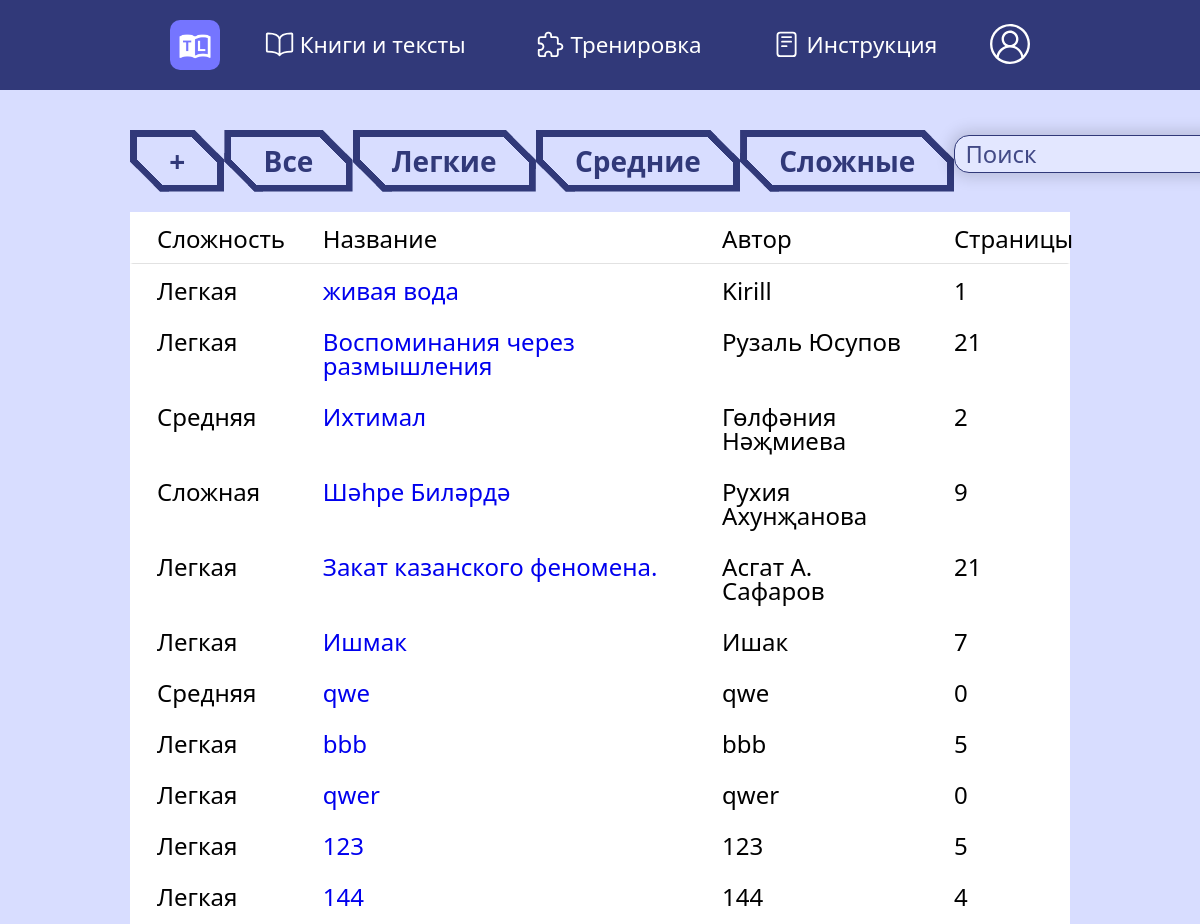
The app's page /books_and_texts/0 (signed in) with its own data.
### data/books.py (models this page shows, shortened)
class Book(SqlAlchemyBase, SerializerMixin):
    __tablename__ = "books"
    id = sqlalchemy.Column(sqlalchemy.Integer, primary_key=True, autoincrement=True)
    author = sqlalchemy.Column(sqlalchemy.Integer, nullable=True)
    user_author_id = sqlalchemy.Column(
        sqlalchemy.Integer, sqlalchemy.ForeignKey("users.id"), nullable=False
    )
    pages = sqlalchemy.Column(sqlalchemy.Integer, nullable=False)
    title = sqlalchemy.Column(sqlalchemy.VARCHAR, nullable=False)
    level_id = sqlalchemy.Column(sqlalchemy.Integer, nullable=False)
    user = orm.relation("User")

### main.py (the view, shortened to what this page needs)
@app.route("/books_and_texts/<int:val>", methods=["GET", "POST"])
@login_required
def books_and_texts(val):
    db_sess = db_session.create_session()
    if val == 0:
        books = db_sess.query(Book).all()
    else:
        books = db_sess.query(Book).filter(Book.level_id == val).all()
    return render_template("books_and_texts.html", title="книги и тексты", books=books)

### data/db_session.py (called while the page is built)
def create_session() -> Session:
    global __factory
    return __factory()

### main.py (called while the page is built)
@login_manager.user_loader
def load_user(user_id):
    db_sess = db_session.create_session()
    return db_sess.query(User).get(user_id)

### templates/books_and_texts.html (shortened to what this page needs)
{% extends "base.html" %} {% block content %}
<div class="container">
    <div class="books">
        <div class="books__container">
            {% set levels = {1: "Легкая", 2: "Средняя", 3: "Сложная" } %}
            <div class="books__buttons">
                <div class="book__button button">
                    <a href="/add_text">+</a>
                </div>
                <div class="book__button button">
                    <a href="/books_and_texts/0">Все</a>
                </div>
                <div class="book__button button">
                    <a href="/books_and_texts/1">Легкие</a>
                </div>
                <div class="book__button button">
                    <a href="/books_and_texts/2">Средние</a>
                </div>
                <div class="book__button button">
                    <a href="/books_and_texts/3">Сложные</a>
                </div>
                <div class="book__search">
                    <form method="POST">
                        <input class="input_search" type="text" name="field" autocomplete="off" placeholder="Поиск">
                    </form>
                </div>
            </div>
            <div class="books__info">
                <div class="books__item">
                    <div class="books__difficulty">Сложность</div>
                    <div class="books__title">Название</div>
                    <div class="books__author">Автор</div>
                    <div class="books__page__count">Страницы</div>
                </div>
                {% for book in books %}
                <div class="books__item">
                    <div class="books__difficulty">{{ levels[book.level_id] }}</div>
                    <div class="books__title"><a href="/read_book/{{ book.id }}/1/null">{{ book.title }}</a></div>
                    <div class="books__author">{{ book.author }}</div>
                    <div class="books__page__count">{{ book.pages }}</div>
                </div>
                {% endfor %}
            </div>
        </div>
    </div>
</div>
{% endblock %}

### static/css/style.css (style rules this page uses)
:root { --dark-background-color: #313979; --background-color: #d8ddff; --garmonic-bg-color: #e3e7ff; }
* { font-family: system-ui; padding: 0; margin: 0; border: 0; }
*, *:before, *:after { -moz-box-sizing: border-box; -webkit-box-sizing: border-box; box-sizing: border-box; }
html, body { height: 100%; width: 100%; font-size: 100%; line-height: 1; font-size: 14px; -ms-text-size-adjust: 100%; -moz-text-size-adjust: 100%; -webkit-text-size-adjust: 100%; }
input, button, textarea { font-family: inherit; }
a { text-decoration: none; }
* { -webkit-tap-highlight-color: rgba(0, 0, 0, 0); }
[class*="__container"] { max-width: 1470px; margin: 0px auto; padding: 0px 15px; }
@media (max-width: 1470px) { [class*="__container"] { max-width: 970px; } }
.button { text-align: center; --color: var(--dark-background-color); padding: 0.6em 1.4em; border: none; cursor: pointer; font-weight: bold; color: var(--color); background: linear-gradient(to bottom left, var(--color) 50%, #0000 50.1%) top right, linear-gradient(to top right, var(--color) 50%, #0000 50.1%) bottom left; background-size: calc(var(--slant) + 1.3*var(--border)) calc(var(--slant) + 1.3*var(--border)); background-repeat: no-repeat; box-shadow: 0 0 0 200px inset var(--s, #0000), 0 0 0 var(--border) inset var(--color); clip-path: polygon(0 0, calc(100% - var(--slant)) 0, 100% var(--slant), 100% 100%, var(--slant) 100%, 0 calc(100% - var(--slant))); transition: color var(--t, 0.3s), background-size 0.3s; }
::placeholder { opacity: 0.9; color: var(--dark-background-color); }
.input_search { background: var(--garmonic-bg-color); font-size: 1.7em; border: 1px solid var(--dark-background-color); padding-top: 2px; padding-right: 10px; padding-left: 10px; padding-bottom: 2px; box-shadow: 0 0 15px 4px rgb(0 0 0 / 15%); border-radius: 15px; display: inline-block; }
.book__search { position: relative; align-self: center; }
.books { padding-top: 40px; }
.books__container { display: flex; flex-direction: column; }
.books__info { min-width: 750px; font-size: 24px; }
.books__item { display: flex; justify-content: space-between; background-color: white; border-top: 3px #fff solid; border-right: 3px #fff solid; border-left: 3px #fff solid; transition: .3s ease-out; }
.books__item:last-child { border-bottom: 3px #fff solid; }
.books__item:first-child { border-bottom: 1px #e2e2e2 solid; }
.books__difficulty { flex: 1 1 15%; min-width: 15%; }
.books__title { flex: 1 1 40%; min-width: 40%; }
.books__author { flex: 1 1 24%; min-width: 24%; }
.books__page__count { padding: 12px 12px 12px 6px; flex: 1 1 10%; min-width: 10%; }
.books__difficulty, .books__title, .books__author { border-right: 3px #fff solid; padding: 12px 24px 12px 24px; }
.books__buttons { display: flex; flex-direction: row; justify-content: space-between; margin-bottom: 20px; }
.book__button a { color: var(--dark-background-color); transition: .7s ease; }
.book__button { --slant: 30px; --border: 7px; font-size: 28px; }

### records on screen
Book: levels "Легкая", title "живая вода", author "Kirill", pages "1"
Book: levels "Легкая", title "Воспоминания через размышления", author "Рузаль Юсупов", pages "21"
Book: levels "Средняя", title "Ихтимал", author "Гөлфәния Нәҗмиева", pages "2"
Book: levels "Сложная", title "Шәһре Биләрдә", author "Рухия Ахунҗанова", pages "9"
Book: levels "Легкая", title "Закат казанского феномена.", author "Асгат А. Сафаров", pages "21"
Book: levels "Легкая", title "Ишмак", author "Ишак", pages "7"
Book: levels "Средняя", title "qwe", author "qwe", pages "0"
Book: levels "Легкая", title "bbb", author "bbb", pages "5"
Book: levels "Легкая", title "qwer", author "qwer", pages "0"
Book: levels "Легкая", title "123", author "123", pages "5"
Book: levels "Легкая", title "144", author "144", pages "4"
